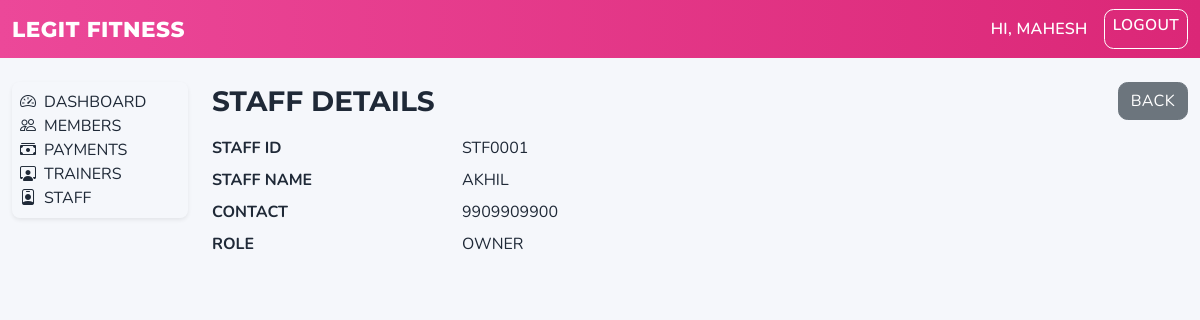
/staff/2/ (signed in), run on the app's committed database.
### staff/models.py (models this page shows, shortened)
class Staff(models.Model):
    staff_id = models.CharField(max_length=20, null=True, blank=True)
    name = models.CharField(max_length=150)
    contact = models.CharField(max_length=20, blank=True)
    role = models.CharField(max_length=50)
    position = models.PositiveIntegerField(default=0, db_index=True)
    class Meta:
        ordering = ["position", "name"]
        constraints = [
            models.UniqueConstraint(
                fields=["staff_id"],
                name="unique_staff_id_when_set",
                condition=Q(staff_id__isnull=False) & ~Q(staff_id=""),
            )
        ]

### staff/views.py (the view)
# urls.py: path("<int:pk>/", StaffDetailView.as_view(), name="detail"),
class StaffDetailView(LoginRequiredMixin, DetailView):
    model = Staff
    template_name = "staff/detail.html"

### templates/staff/detail.html (shortened to what this page needs)
{% extends 'base.html' %}
{% block body_class %}theme-staff{% endblock %}
{% block content %}
  <div class="d-flex justify-content-between align-items-center mb-3 text-uppercase">
    <h3 class="mb-0">Staff Details</h3>
    <div>
      <a class="btn btn-secondary" href="{% url 'staff:list' %}">Back</a>
    </div>
  </div>
  <dl class="row text-uppercase">
    <dt class="col-sm-3">Staff ID</dt>
    <dd class="col-sm-9">{{ object.staff_id }}</dd>
    <dt class="col-sm-3">Staff Name</dt>
    <dd class="col-sm-9">{{ object.name }}</dd>
    <dt class="col-sm-3">Contact</dt>
    <dd class="col-sm-9">{{ object.contact }}</dd>
    <dt class="col-sm-3">Role</dt>
    <dd class="col-sm-9">{{ object.role }}</dd>
  </dl>
{% endblock %}

### templates/base.html (shortened to what this page needs)
<!DOCTYPE html>
<html lang="en">
<head>
  {% load static %}
  <link rel="stylesheet" href="https://cdn.jsdelivr.net/npm/bootstrap@5.3.2/dist/css/bootstrap.min.css">
  <link rel="stylesheet" href="https://cdn.jsdelivr.net/npm/bootstrap-icons@1.11.3/font/bootstrap-icons.css">
  <link rel="stylesheet" href="{% static 'css/theme.css' %}">
</head>
<body class="{% block body_class %}{% endblock %}">
<nav class="navbar navbar-expand-lg navbar-dark bg-dark mb-4 text-uppercase" aria-label="Main navigation">
  <div class="container-fluid">
    <a class="navbar-brand" href="/">Legit Fitness</a>
    <div class="d-flex">
      {% if user.is_authenticated %}
        <span class="navbar-text me-3" aria-label="Signed in user">Hi, {{ user.get_username }}</span>
        <a class="btn btn-outline-light btn-sm" href="{% url 'logout' %}" aria-label="Logout">Logout</a>
      {% else %}
        <a class="btn btn-outline-light btn-sm" href="{% url 'login' %}" aria-label="Login">Login</a>
      {% endif %}
    </div>
  </div>
</nav>
<div class="container-fluid">
  <div class="row">
    {% if user.is_authenticated %}
    <aside class="col-12 col-md-3 col-lg-2 mb-3">
      <div class="lf-sidebar rounded-3 shadow-sm p-2 text-uppercase" role="navigation" aria-label="Sidebar navigation">
        <a class="list-group-item list-group-item-action d-flex align-items-center gap-2" href="{% url 'home' %}" aria-label="Dashboard"><i class="bi bi-speedometer2" aria-hidden="true"></i><span>Dashboard</span></a>
        <a class="list-group-item list-group-item-action d-flex align-items-center gap-2" href="{% url 'members:list' %}" aria-label="Members"><i class="bi bi-people" aria-hidden="true"></i><span>Members</span></a>
        <a class="list-group-item list-group-item-action d-flex align-items-center gap-2" href="{% url 'fees:list' %}" aria-label="Payments"><i class="bi bi-cash-stack" aria-hidden="true"></i><span>Payments</span></a>
        <a class="list-group-item list-group-item-action d-flex align-items-center gap-2" href="{% url 'trainers:list' %}" aria-label="Trainers"><i class="bi bi-person-workspace" aria-hidden="true"></i><span>Trainers</span></a>
        <a class="list-group-item list-group-item-action d-flex align-items-center gap-2" href="{% url 'staff:list' %}" aria-label="Staff"><i class="bi bi-person-badge" aria-hidden="true"></i><span>Staff</span></a>
      </div>
    </aside>
    <main class="col-12 col-md-9 col-lg-10">
    {% else %}
    <main class="col-12">
    {% endif %}
      {% block content %}{% endblock %}
    </main>
  </div>
</div>
</body>
</html>

### static/css/theme.css (style rules this page uses)
:root { --lf-primary:#0d6efd; --lf-primary-2:#5aa6ff; --lf-success:#20c997; --lf-purple:#6f42c1; --lf-bg:#f5f7fb; --lf-card:#ffffff; --lf-text:#1f2937; }
body.theme-staff { --lf-primary:#ec4899; --lf-purple:#db2777; }
html,body { background:var(--lf-bg); font-family: 'Nunito', system-ui, -apple-system, Segoe UI, Roboto, 'Helvetica Neue', Arial, 'Noto Sans', 'Liberation Sans', sans-serif; color: var(--lf-text); text-transform:uppercase }
h1,h2,h3,h4,h5,h6 { font-weight:700; font-family: 'Montserrat', 'Nunito', sans-serif; text-transform:uppercase }
.navbar { background: linear-gradient(90deg, var(--lf-primary) 0%, var(--lf-purple) 100%) !important; }
.navbar .navbar-brand,.navbar .navbar-text { color:#fff !important }
.navbar .btn { border-color:#fff;color:#fff }
.navbar .navbar-brand { font-family:'Montserrat','Nunito',sans-serif;font-weight:800;font-size:1.35rem;letter-spacing:.5px;text-transform:uppercase }
.navbar .navbar-text { font-size:1rem;font-weight:600;text-transform:uppercase;letter-spacing:.3px }
.navbar .btn { font-size:.975rem;font-weight:600;text-transform:uppercase;letter-spacing:.3px }
.btn, .form-control, .form-select { border-radius: .6rem; }
.btn { text-transform:uppercase; letter-spacing:.3px }

### data on the page
Staff: staff_id "STF0001", name "AKHIL", contact "9909909900", role "OWNER"

### other printed values
{{ user.get_username }} "MAHESH"
